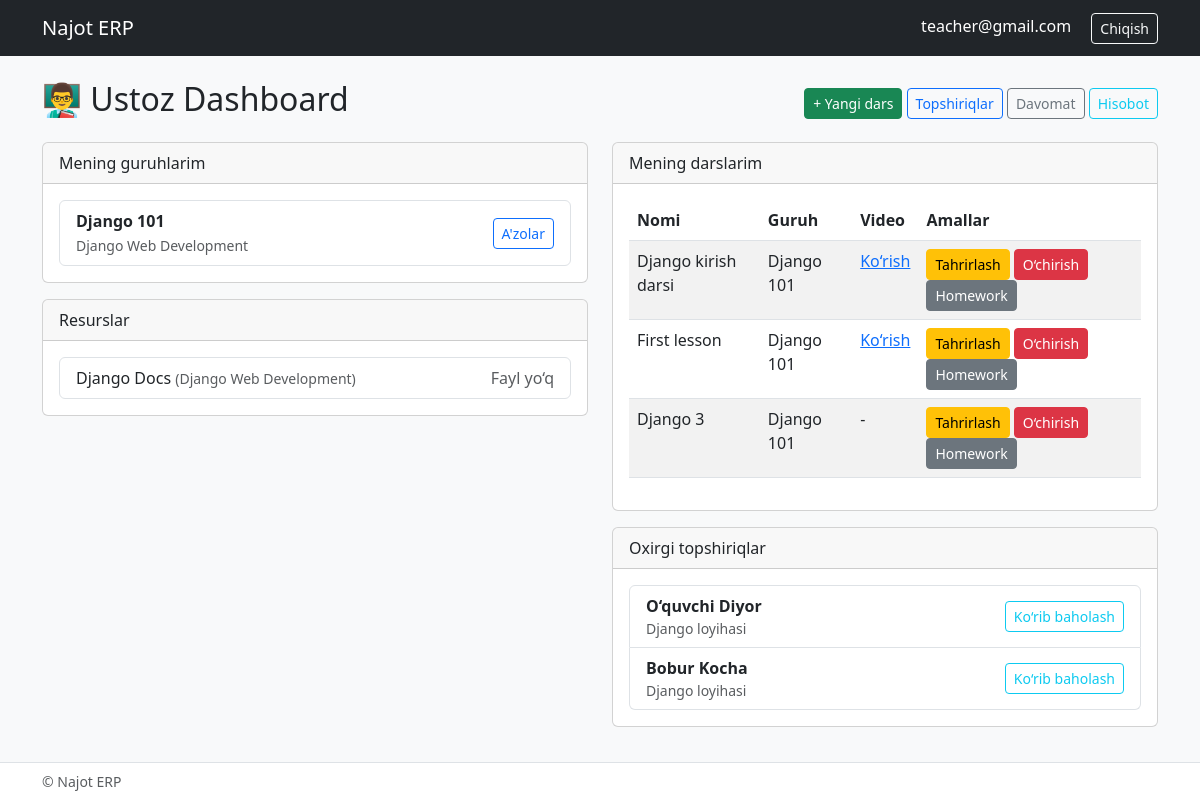
Page /teacher/dashboard/ (signed in) on the earlier database version.
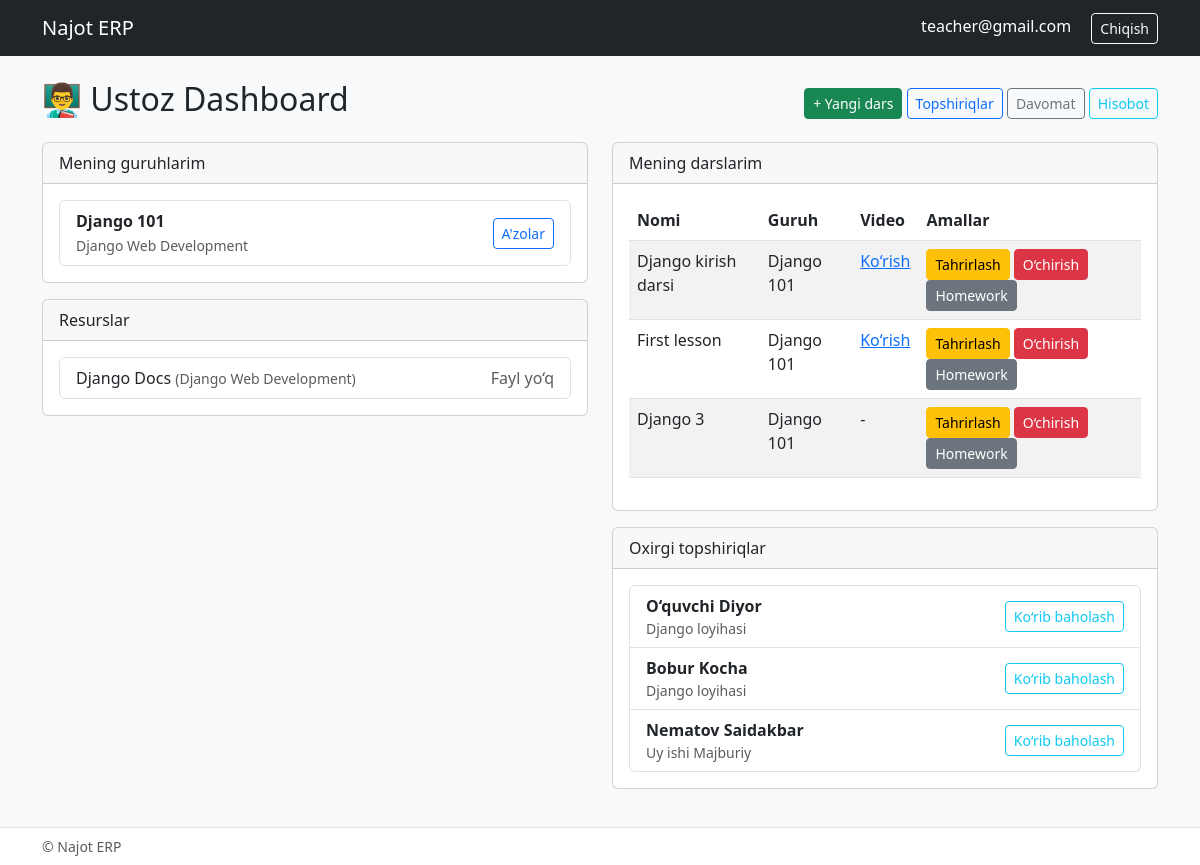
Same page on the later database version.
### configapp/models/model_group.py (models this page shows, shortened)
class GroupStudent(BaseModel):
    title = models.CharField(max_length=150)
    course = models.ForeignKey(Course, on_delete=models.RESTRICT, related_name='course_groups')
    teacher = models.ManyToManyField(Teacher, related_name='get_teacher', blank=True)
    table = models.ForeignKey(Table, on_delete=models.CASCADE)
    start_date = models.DateField()
    end_time = models.DateField()
    descriptions = models.CharField(max_length=500, blank=True, null=True)

### configapp/models/auth_teacher.py (models this page shows, shortened)
class Course(BaseModel):
    title = models.CharField(max_length=150)
    descriptions = models.TextField(blank=True, null=True)

### configapp/models/resources.py (models this page shows, shortened)
class Resource(BaseModel):
    course = models.ForeignKey(Course, on_delete=models.CASCADE, related_name='resources')
    title = models.CharField(max_length=255)
    file = models.FileField(upload_to='resources/', blank=True, null=True)
    url = models.URLField(blank=True, null=True)
    uploaded_at = models.DateTimeField(auto_now_add=True)
    uploaded_by = models.ForeignKey(User, on_delete=models.SET_NULL, null=True, blank=True)

### configapp/models/lesson_homework.py (models this page shows, shortened)
class Lesson(BaseModel):
    title = models.CharField(max_length=200)
    description = models.TextField(blank=True, null=True)
    group = models.ForeignKey(GroupStudent, on_delete=models.CASCADE, related_name='lessons')
    teacher = models.ForeignKey(Teacher, on_delete=models.CASCADE, related_name='lessons')
    homework = models.OneToOneField(Homework, on_delete=models.SET_NULL, blank=True, null=True, related_name='lesson')
    video_url = models.URLField(blank=True, null=True)
    file = models.FileField(upload_to='lessons/files/', blank=True, null=True)
    image = models.ImageField(upload_to='lessons/images/', blank=True, null=True)
    start_time = models.TimeField(blank=True, null=True)
    end_time = models.TimeField(blank=True, null=True)

class HomeworkUpload(BaseModel):
    student = models.ForeignKey(Student, on_delete=models.CASCADE, related_name='homework_uploads')
    homework = models.ForeignKey(Homework, on_delete=models.CASCADE, related_name='uploads')
    text = models.TextField(blank=True, null=True)
    file = models.FileField(upload_to='student_homework/files/', blank=True, null=True)
    photo = models.FileField(upload_to='student_homework/photos/', blank=True, null=True)
    mark = models.SmallIntegerField(blank=True, null=True)
    is_checked = models.BooleanField(default=False)
    STATUS_CHOICES = (
        ('not_submitted', 'Berilmagan'),
        ('pending', 'Kutayotgan'),
        ('accepted', 'Qabul qilingan'),
    )
    status = models.CharField(max_length=20, choices=STATUS_CHOICES, default='not_submitted')

class Homework(BaseModel):
    title = models.CharField(max_length=200, blank=True, null=True)
    description = models.TextField(blank=True, null=True)
    deadline = models.DateField(blank=True, null=True)
    is_active = models.BooleanField(default=True)

### configapp/models/auth_student.py (models this page shows, shortened)
class Student(BaseModel):
    full_name = models.CharField(max_length=150)
    user = models.OneToOneField(User, on_delete=models.CASCADE)
    group = models.ManyToManyField(GroupStudent, related_name='get_group', blank=True)
    is_line = models.BooleanField(default=False)
    descriptions = models.TextField(blank=True, null=True)

### configapp/views.py (the view)
# urls.py: path('teacher/dashboard/', views.teacher_dashboard, name='teacher_dashboard'),
def teacher_dashboard(request):
    teacher = request.user.teacher
    groups = GroupStudent.objects.filter(teacher=teacher)
    lessons = Lesson.objects.filter(teacher=teacher)
    resources = Resource.objects.filter(uploaded_by=teacher.user)
    homework_uploads = HomeworkUpload.objects.filter(homework__lesson__teacher=teacher)
    context = {
        'teacher': teacher,
        'groups': groups,
        'lessons': lessons,
        'resources': resources,
        'homework_uploads': homework_uploads,
    }
    return render(request, 'teacher/dashboard.html', context)

### configapp/templates/teacher/dashboard.html (shortened to what the changed rows need)
{% extends 'base.html' %}
{% block content %}
<div class="d-flex justify-content-between align-items-center mb-3">
  <h2>👨‍🏫 Ustoz Dashboard</h2>
</div>
<div class="row">
  <div class="col-lg-6">
    <div class="card mb-3">
      <div class="card-body">
        {% if groups %}
          <ul class="list-group">
            {% for g in groups %}
              <li class="list-group-item d-flex justify-content-between align-items-center">
                <div>
                  <strong>{{ g.title }}</strong><br>
                  <small class="text-muted">{{ g.course.title }}</small>
                </div>
                <div>
                  <a href="{% url 'teacher_group_detail' g.id %}" class="btn btn-sm btn-outline-primary">A'zolar</a>
                </div>
              </li>
            {% endfor %}
          </ul>
        {% else %}
          <p class="text-muted">Sizga biriktirilgan guruhlar topilmadi.</p>
        {% endif %}
      </div>
    </div>
    <div class="card mb-3">
  <div class="card-body">
    {% if resources %}
      <ul class="list-group">
        {% for r in resources %}
          <li class="list-group-item d-flex justify-content-between align-items-center">
            <div>{{ r.title }} <small class="text-muted">({{ r.course.title }})</small></div>
            <div>
              {% if r.file %}
                <a href="{{ r.file.url }}" class="btn btn-sm btn-outline-secondary">Yuklab olish</a>
              {% else %}
                <span class="text-muted">Fayl yo‘q</span>
              {% endif %}
            </div>
          </li>
        {% endfor %}
      </ul>
    {% else %}
      <p class="text-muted">Hech qanday resurs yuklanmagan.</p>
    {% endif %}
  </div>
</div>
  </div>
  <div class="col-lg-6">
    <div class="card mb-3">
      <div class="card-body">
        {% if lessons %}
          <table class="table table-striped">
            <thead>
              <tr><th>Nomi</th><th>Guruh</th><th>Video</th><th>Amallar</th></tr>
            </thead>
            <tbody>
            {% for lesson in lessons %}
              <tr>
                <td>{{ lesson.title }}</td>
                <td>{{ lesson.group.title }}</td>
                <td>
                  {% if lesson.video_url %}
                    <a href="{{ lesson.video_url }}" target="_blank">Ko‘rish</a>
                  {% else %}
                    -
                  {% endif %}
                </td>
                <td>
                  <a href="{% url 'lesson_edit' lesson.id %}" class="btn btn-sm btn-warning">Tahrirlash</a>
                  <a href="{% url 'lesson_delete' lesson.id %}" class="btn btn-sm btn-danger">O‘chirish</a>
                  <a href="{% url 'homework_add' lesson.id %}" class="btn btn-sm btn-secondary">Homework</a>
                </td>
              </tr>
            {% endfor %}
            </tbody>
          </table>
        {% else %}
          <p class="text-muted">Hech qanday dars mavjud emas.</p>
        {% endif %}
      </div>
    </div>
    <div class="card mb-3">
      <div class="card-body">
        {% if homework_uploads %}
          <ul class="list-group">
            {% for u in homework_uploads|slice:":6" %}
              <li class="list-group-item d-flex justify-content-between align-items-center">
                <div>
                  <strong>{{ u.student.full_name }}</strong>
                  <div class="small text-muted">{{ u.homework.title }}</div>
                </div>
                <div>
                  <span class="badge bg-
                    {% if u.status == 'accepted' %}
                      success
                    {% elif u.status == 'rejected' %}
                      danger
                    {% else %}
                      warning
                    {% endif %}
                  ">
                  </span>
                  <a href="{% url 'check_homework' u.id %}" class="btn btn-sm btn-outline-info ms-2">Ko‘rib baholash</a>
                </div>
              </li>
            {% endfor %}
          </ul>
        {% else %}
          <p class="text-muted">Topshirilgan vazifalar yo‘q.</p>
        {% endif %}
      </div>
    </div>
  </div>
</div>
{% endblock %}

Differences in the rows shown:
added HomeworkUpload: student.full_name "Nematov Saidakbar", homework "Uy ishi Majburiy"
